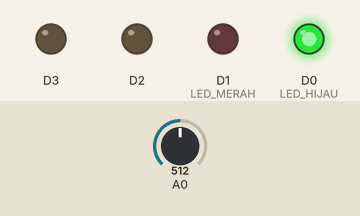
A sketch run on a simulated ESP8266 (NodeMCU). Shown: output pins drawn as LEDs (lit = HIGH). The test bench sets the inputs (shaded band); at power-on: A0 = 512. WiFi joins after 1.5 s; servers stay silent unless stated; uploads are accepted with an empty reply; pins used as bus, display or sensor lines are not drawn; what the sketch prints to the serial monitor is not drawn.

Above: at 2.7 s.
2.8 s: A0 set to 675
4.9 s: A0 set to 691
At 6.2 s:
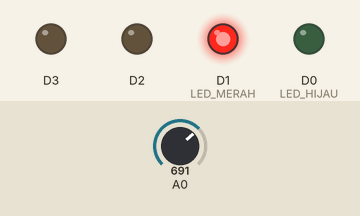
6.5 s: A0 set to 511
At 8.8 s:
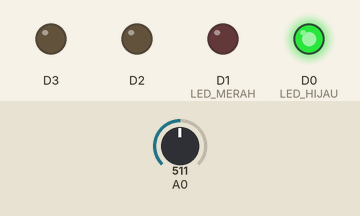
9.1 s: A0 set to 716
At 10.5 s:
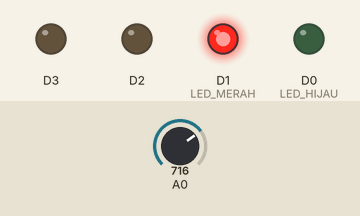
Timing chart, 0 to 12.1 s (numbered marks = the images above; inputs shaded):
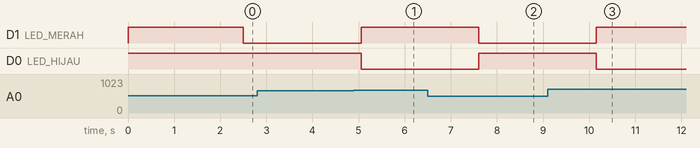

The sketch:

node.ino
```cpp
#include <ESP8266WiFi.h>
#include <WiFiClientSecure.h> //BEN ISO AKSES HTTPS

//#define LED_PIN 5
#define MOTOR 0
#define MOBIL 1
#define LED_HIJAU D0
#define LED_MERAH D1

int mobil, motor;
String hasil;
float fuzzy;

int get_sensor(short int p);
float puzzy(int motor_in, int mobil_in);
float trapezoidLeft(float x, float c, float d);
float trapezoidRight(float x, float a, float b);

//Konfigurasi WiFi
const char *ssid = "Redmi Note 9";
const char *password = "adsfhgjlk";

//IP Address Server yang terpasang XAMPP
const char *host = "kopasdri.com";
WiFiClientSecure klien;   //BEN ISO AKSES HTTPS

const int httpPort = 443;

bool Parsing = false;
String dataPHP, dataxx[8];

void setup() {
  Serial.begin(115200);

  pinMode(A0, INPUT);
  pinMode(D0, OUTPUT);
  pinMode(D1, OUTPUT);
  pinMode(D2, OUTPUT);
  pinMode(D3, OUTPUT);
  pinMode(D4, OUTPUT);
  digitalWrite(D0, HIGH);
  digitalWrite(D1, HIGH);

  //pinMode(5, OUTPUT);
  WiFi.mode(WIFI_STA);
  WiFi.begin(ssid, password);
  Serial.println("");

  Serial.print("Connecting");
  while (WiFi.status() != WL_CONNECTED) {
    delay(500);
    Serial.print(".");
  }

  //Jika koneksi berhasil, maka akan muncul address di serial monitor
  Serial.println("");
  Serial.print("Connected to ");
  Serial.println(ssid);
  Serial.print("IP address: ");
  Serial.println(WiFi.localIP());

  klien.setInsecure(); //BEN ISO AKSES HTTPS
  //pinMode(LED_PIN, OUTPUT);
  //digitalWrite(LED_PIN, LOW);
}

//int value = 0;

void loop() {
  // Proses Pengiriman -----------------------------------------------------------
  delay(1000);
  //++value;

  // Membaca Sensor Analog -------------------------------------------------------
  mobil = get_sensor(MOBIL);
  motor = get_sensor(MOTOR);
  fuzzy = puzzy(motor, mobil);

  Serial.print("connecting to ");
  Serial.println(host);

// Mengirimkan ke alamat host dengan port 80 -----------------------------------

  if (!klien.connect(host, httpPort)) {
    Serial.println("connection failed");
    return;
  }

  // Isi Konten yang dikirim adalah alamat ip si esp -----------------------------
  String url = "/fuzzy/add_data.php?jarak=";
  url += mobil;
  url += "&kecepatan=";
  url += motor;
  url += "&fuzzy=";
  url += fuzzy;
  url += "&hasil=";
  url += hasil;
  url += "&id=1";

  Serial.print("Requesting URL: ");
  Serial.println(url);

// Mengirimkan Request ke Server -----------------------------------------------
  klien.print(String("GET ") + url + " HTTP/1.1\r\n" + "Host: " + host + "\r\n" + "Connection: close\r\n\r\n");


  unsigned long timeout = millis();
  while (klien.available() == 0) {
    if (millis() - timeout > 1000) {
      Serial.println(">>> Client Timeout !");
      klien.stop();
      return;
    }
  }

// Read all the lines of the reply from server and print them to Serial
  while (klien.available()) {
    //String line = klien.readStringUntil('\r');
    dataPHP = klien.readStringUntil('\n');
    int q = 0;
    Serial.print("Data Masuk : ");
    Serial.print(dataPHP);
    Serial.println();

    dataxx[q] = "";
    for (int i = 0; i < dataPHP.length(); i++) {
        if (dataPHP[i] == '#') {
            q++;
            dataxx[q] = "";
        }
        else {
            dataxx[q] = dataxx[q] + dataPHP[i];
        }
    }
    Serial.println(dataxx[1].toInt());
    //digitalWrite(LED_PIN, dataxx[1].toInt());
    Parsing = false;
    dataPHP = "";
  }

  Serial.println();
  Serial.println("closing connection");
}

/*------------------------------------------------------------------------------------------------------------------------------------------------*/

int get_sensor(short int p){
  int jml;
  if(p==0){
    digitalWrite(D4, LOW);
    digitalWrite(D3, LOW);
    jml=50;
  }else{
    digitalWrite(D4, HIGH);
    digitalWrite(D3, LOW);
    jml=30;
  }

  return ((float)analogRead(A0))/1024*jml;
}

float trapezoidLeft(float x, float c, float d)
{
  float u;
  if (x > d)
    u = 0;
  else if (c <= x <= d)
    u = (d - x) / (d - c);
  else
    u = 1;
  return u;

}

float trapezoidRight(float x, float a, float b)
{
  float u;
  if (x < a)
    u = 0;
  else if (a <= x <= b)
    u = (x - a) / (b - a);
  else
    u = 1;
  return u;
}

float puzzy(int motor_in, int mobil_in){
  float motorSedikit[50], motorNormal[50], motorBanyak[50];
  float carSedikit[30], carBanyak[30], uCar[2], uMotor[3];
  float Light1[25], Light2[25], LightAll[25];
  float merah[26], hijau[26];
  float merahmax, hijaumax;
  float ruleTable[2][3], data1, data2;

  Serial.print(motor_in);
  Serial.print(" ");
  Serial.println(mobil_in);
  // Motorcycle
  // Motorcycle Sedikit
  for (int i = 0; i <= 10; i++) {
    motorSedikit[i] = 1.0;
  }
  for (int i = 10; i <= 20; i++) {
    motorSedikit[i] = ((20.0 - i) / (20.0 - 10.0));
  }
  for (int i = 20; i <= 50; i++) {
    motorSedikit[i] = 0.0;
  }

  //Motorcycle Normal
  for (int i = 0; i <= 15; i++) {
    motorNormal[i] = 0.0;
  }
  for (int i = 16; i <= 25; i++) {
    motorNormal[i] = ((i - 15.0) / (25.0 - 15.0));
  }
  for (int i = 26; i <= 35; i++) {
    motorNormal[i] = ((35.0 - i) / (35.0 - 25.0));
  }

  //Motorcycle Banyak
  for (int i = 0; i <= 30; i++) {
    motorBanyak[i] = 0.0;
  }
  for (int i = 31; i <= 40; i++) {
    motorBanyak[i] = ((i - 30.0) / (40.0 - 30.0));
  }
  for (int i = 41; i <= 50; i++) {
    motorBanyak[i] = 1.0;
  }

  //Car
  //Car Sedikit
  for (int i = 0; i <= 10; i++) {
    carSedikit[i] = 1.0;
  }
  for (int i = 10; i <= 20; i++) {
    carSedikit[i] = ((20.0 - i) / (20.0 - 10.0));
  }
  for (int i = 20; i <= 30; i++) {
    carSedikit[i] = 0.0;
  }

  //Car Banyak
  for (int i = 0; i <= 10; i++) {
    carBanyak[i] = 0.0;
  }
  for (int i = 11; i <= 20; i++) {
    carBanyak[i] = ((i - 10.0) / (20.0 - 10.0));
  }
  for (int i = 21; i <= 30; i++) {
    carBanyak[i] = 1.0;
  }

  // Light
  // Light Merah
  for (int i = 0; i <= 5; i++) {
    merah[i] = 1.0;
  }
  for (int i = 6; i <= 15; i++) {
    merah[i] = ((15.0 - i) / (15.0 - 5.0));
  }
  for (int i = 15; i <= 25; i++) {
    merah[i] = 0.0;
  }

  // Light Hijau
  for (int i = 0; i <= 5; i++) {
    hijau[i] = 0.0;
  }
  for (int i = 6; i <= 15; i++) {
    hijau[i] = ((i - 5.0) / (15.0 - 5.0));
  }
  for (int i = 16; i <= 25; i++) {
    hijau[i] = 1.0;
  }

  //Fuzzyfikasi
  uMotor[0] = motorSedikit[motor_in];
  uMotor[1] = motorNormal[motor_in];
  uMotor[2] = motorBanyak[motor_in];
  uCar[0] = carSedikit[mobil_in];
  uCar[1] = carBanyak[mobil_in];

  //impliklasi
  for (int i = 0; i < 2; i++)
    for (int j = 0; j < 3; j++)
      ruleTable[i][j] = min(uMotor[j], uCar[i]);

  merahmax = ruleTable[0][0];
  merahmax = max(merahmax, ruleTable[0][1]);

  hijaumax = ruleTable[0][2];
  hijaumax = max(hijaumax, ruleTable[1][0]);
  hijaumax = max(hijaumax, ruleTable[1][1]);
  hijaumax = max(hijaumax, ruleTable[1][2]);

  for (int i = 0; i <= 25; i++){
    Light1[i] = min(merah[i], merahmax);
    Light2[i] = min(hijau[i], hijaumax);
    LightAll[i] = max(Light1[i], Light2[i]);
  }

  float out = 0, out1 = 0, out2 = 0;
  for (int i = 0; i < 25; i++)
  {
    out1 += LightAll[i] * i;
    out2 += LightAll[i];
  }

  out = out1 / out2;

  data1 = trapezoidLeft(out, 5.0, 15.0);
  data2 = trapezoidRight(out, 15.0, 25.0);

  if (data1 > data2){
    digitalWrite(LED_MERAH, LOW);
    digitalWrite(LED_HIJAU, HIGH);
    hasil = "Berhenti";
  }
  else{
    digitalWrite(LED_MERAH, HIGH);
    digitalWrite(LED_HIJAU, LOW);
    hasil = "Jalan";
  }

  return out;
}
```

Measured:
- the behaviour switches between 682 and 683 on A0 (found by bisection; images 0 and 1)
- after the input at 2.8 s, every drawn part: stays the same
- after the input at 4.9 s, D1 (LED_MERAH): LOW → HIGH after 0.16 s; D0 (LED_HIJAU): HIGH → LOW after 0.16 s
- after the input at 6.5 s, D1 (LED_MERAH): HIGH → LOW after 1.1 s; D0 (LED_HIJAU): LOW → HIGH after 1.1 s
- after the input at 9.1 s, D1 (LED_MERAH): LOW → HIGH after 1.1 s; D0 (LED_HIJAU): HIGH → LOW after 1.1 s
